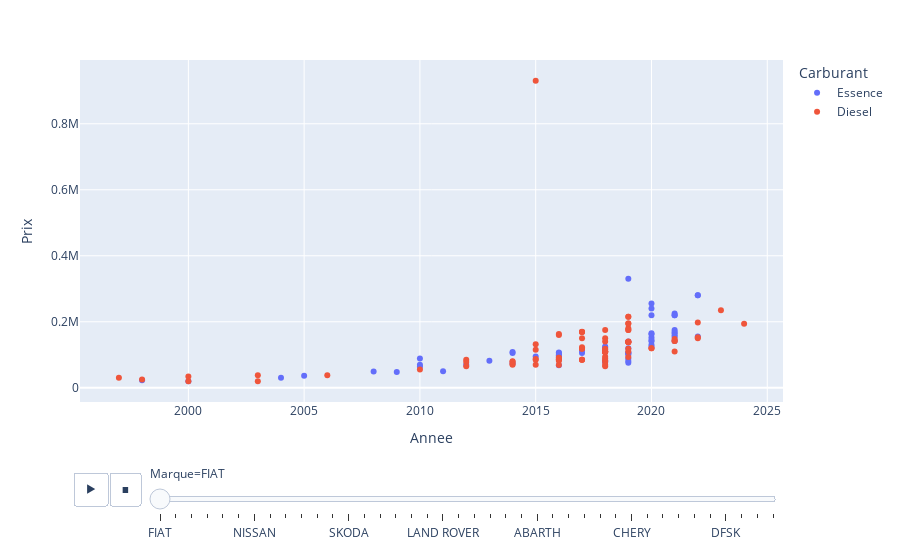

Notebook cell for this chart:
### Markdown cell above
### Graphe a dispersion Animée : ( X : Annee, Y : Prix, Animation_frame : Marque, color : Carburant )

### Code cell
px.scatter(df,x="Annee",y="Prix",animation_frame="Marque",color="Carburant")

### Figure 1 — Plotly figure (JSON) as saved in the notebook; plotly's stock layout.template omitted (floating-point values rounded to 4 significant figures)
{"data": [{"hovertemplate": "Carburant=Essence<br>Marque=FIAT<br>Annee=%{x}<br>Prix=%{y}<extra></extra>", "legendgroup": "Essence", "marker": {"color": "#636efa", "symbol": "circle"}, "mode": "markers", "name": "Essence", "orientation": "v", "showlegend": true, "type": "scatter", "x": [2019, 2016, 2016, 2010, 2022, 2017, 2018, 2000, 2011, 2014, 2019, 2021, 2021, 2018, 2018, 2018, 2005, 1998, 2016, 2019, 2016, 2014, 2016, 2008, 2013, 2004, 2020, 2021, 2020, 2010, 2022, 2021, 2021, 2022, 2021, 2009, 2020, 2019, 2012, 2020, 2017, 2021, 2021, 2021, 2019, 2014, 2020, 2019, 2020, 2020, 2019, 2020, 2019, 2019, 2020, 2020, 2019, 2010, 2015, 2016], "xaxis": "x", "y": [120000, 95000, 107000, 89000, 155000, 105000, 78000, 20000, 50000, 74000, 140000, 154000, 165000, 122000, 125000, 81000, 36000, 23000, 68000, 105000, 98000, 105000, 105000, 49000, 82000, 30000, 145000, 225000, 255000, 64000, 280000, 220000, 220000, 280000, 175000, 48000, 152000, 76000, 70000, 124000, 112000, 169000, 142000, 159000, 89000, 108000, 141000, 330000, 130000, 240000, 105000, 162000, 100000, 105000, 165000, 220000, 81000, 70000, 95000, 100000], "yaxis": "y"}, {"hovertemplate": "Carburant=Diesel<br>Marque=FIAT<br>Annee=%{x}<br>Prix=%{y}<extra></extra>", "legendgroup": "Diesel", "marker": {"color": "#EF553B", "symbol": "circle"}, "mode": "markers", "name": "Diesel", "orientation": "v", "showlegend": true, "type": "scatter", "x": [2024, 2016, 2000, 2010, 2017, 2017, 2020, 2018, 2014, 2018, 1998, 2018, 2019, 2016, 2019, 2018, 2020, 2018, 2018, 2015, 2018, 2012, 2016, 2012, 2016, 2016, 2022, 2018, 2012, 2018, 2018, 2018, 2021, 2015, 2006, 2018, 2023, 2022, 2019, 1997, 2014, 2003, 2022, 2014, 2014, 2015, 2019, 2016, 2003, 2000, 2018, 2016, 2017, 2017, 2017, 2018, 2019, 2015, 2019, 2019, 2019, 2015, 2017, 2021, 2019, 2019, 2019, 2018, 2017, 2021, 2019, 2019, 2017, 2021, 2016, 2019, 2019, 2018, 2017, 2018, 2015, 2017], "xaxis": "x", "y": [194000, 69000, 20000, 55000, 118000, 170000, 120000, 108000, 72000, 108000, 25000, 79000, 93000, 82000, 110000, 108000, 120000, 83000, 110000, 115000, 175000, 85000, 85000, 78000, 160000, 86000, 198000, 140000, 65000, 65000, 110000, 70000, 110000, 70000, 38000, 118000, 235000, 150000, 118000, 30000, 79000, 38000, 153000, 80000, 70000, 87000, 180000, 91000, 20000, 34000, 89000, 91000, 85000, 85000, 85000, 94000, 140000, 85000, 138000, 175000, 175000, 930000, 169000, 142000, 139000, 195000, 195000, 115000, 118000, 142000, 139000, 139000, 169000, 148000, 163000, 215000, 215000, 150000, 150000, 110000, 132000, 123000], "yaxis": "y"}], "layout": {"legend": {"title": {"text": "Carburant"}, "tracegroupgap": 0}, "margin": {"t": 60}, "sliders": [{"active": 0, "currentvalue": {"prefix": "Marque="}, "len": 0.9, "pad": {"b": 10, "t": 60}, "steps": [{"args": [["FIAT"], {"frame": {"duration": 0, "redraw": false}, "fromcurrent": true, "mode": "immediate", "transition": {"duration": 0, "easing": "linear"}}], "label": "FIAT", "method": "animate"}, {"args": [["AUDI"], {"frame": {"duration": 0, "redraw": false}, "fromcurrent": true, "mode": "immediate", "transition": {"duration": 0, "easing": "linear"}}], "label": "AUDI", "method": "animate"}, {"args": [["ALFA ROMEO"], {"frame": {"duration": 0, "redraw": false}, "fromcurrent": true, "mode": "immediate", "transition": {"duration": 0, "easing": "linear"}}], "label": "ALFA ROMEO", "method": "animate"}, {"args": [["BMW"], {"frame": {"duration": 0, "redraw": false}, "fromcurrent": true, "mode": "immediate", "transition": {"duration": 0, "easing": "linear"}}], "label": "BMW", "method": "animate"}, {"args": [["VOLKSWAGEN"], {"frame": {"duration": 0, "redraw": false}, "fromcurrent": true, "mode": "immediate", "transition": {"duration": 0, "easing": "linear"}}], "label": "VOLKSWAGEN", "method": "animate"}, {"args": [["FORD"], {"frame": {"duration": 0, "redraw": false}, "fromcurrent": true, "mode": "immediate", "transition": {"duration": 0, "easing": "linear"}}], "label": "FORD", "method": "animate"}, {"args": [["NISSAN"], {"frame": {"duration": 0, "redraw": false}, "fromcurrent": true, "mode": "immediate", "transition": {"duration": 0, "easing": "linear"}}], "label": "NISSAN", "method": "animate"}, {"args": [["MERCEDES"], {"frame": {"duration": 0, "redraw": false}, "fromcurrent": true, "mode": "immediate", "transition": {"duration": 0, "easing": "linear"}}], "label": "MERCEDES", "method": "animate"}, {"args": [["TOYOTA"], {"frame": {"duration": 0, "redraw": false}, "fromcurrent": true, "mode": "immediate", "transition": {"duration": 0, "easing": "linear"}}], "label": "TOYOTA", "method": "animate"}, {"args": [["RENAULT"], {"frame": {"duration": 0, "redraw": false}, "fromcurrent": true, "mode": "immediate", "transition": {"duration": 0, "easing": "linear"}}], "label": "RENAULT", "method": "animate"}, {"args": [["PEUGEOT"], {"frame": {"duration": 0, "redraw": false}, "fromcurrent": true, "mode": "immediate", "transition": {"duration": 0, "easing": "linear"}}], "label": "PEUGEOT", "method": "animate"}, {"args": [["SEAT"], {"frame": {"duration": 0, "redraw": false}, "fromcurrent": true, "mode": "immediate", "transition": {"duration": 0, "easing": "linear"}}], "label": "SEAT", "method": "animate"}, {"args": [["SKODA"], {"frame": {"duration": 0, "redraw": false}, "fromcurrent": true, "mode": "immediate", "transition": {"duration": 0, "easing": "linear"}}], "label": "SKODA", "method": "animate"}, {"args": [["HONDA"], {"frame": {"duration": 0, "redraw": false}, "fromcurrent": true, "mode": "immediate", "transition": {"duration": 0, "easing": "linear"}}], "label": "HONDA", "method": "animate"}, {"args": [["JEEP"], {"frame": {"duration": 0, "redraw": false}, "fromcurrent": true, "mode": "immediate", "transition": {"duration": 0, "easing": "linear"}}], "label": "JEEP", "method": "animate"}, {"args": [["OPEL"], {"frame": {"duration": 0, "redraw": false}, "fromcurrent": true, "mode": "immediate", "transition": {"duration": 0, "easing": "linear"}}], "label": "OPEL", "method": "animate"}, {"args": [["MAZDA"], {"frame": {"duration": 0, "redraw": false}, "fromcurrent": true, "mode": "immediate", "transition": {"duration": 0, "easing": "linear"}}], "label": "MAZDA", "method": "animate"}, {"args": [["HYUNDAI"], {"frame": {"duration": 0, "redraw": false}, "fromcurrent": true, "mode": "immediate", "transition": {"duration": 0, "easing": "linear"}}], "label": "HYUNDAI", "method": "animate"}, {"args": [["LAND ROVER"], {"frame": {"duration": 0, "redraw": false}, "fromcurrent": true, "mode": "immediate", "transition": {"duration": 0, "easing": "linear"}}], "label": "LAND ROVER", "method": "animate"}, {"args": [["VOLVO"], {"frame": {"duration": 0, "redraw": false}, "fromcurrent": true, "mode": "immediate", "transition": {"duration": 0, "easing": "linear"}}], "label": "VOLVO", "method": "animate"}, {"args": [["CITROEN"], {"frame": {"duration": 0, "redraw": false}, "fromcurrent": true, "mode": "immediate", "transition": {"duration": 0, "easing": "linear"}}], "label": "CITROEN", "method": "animate"}, {"args": [["KIA"], {"frame": {"duration": 0, "redraw": false}, "fromcurrent": true, "mode": "immediate", "transition": {"duration": 0, "easing": "linear"}}], "label": "KIA", "method": "animate"}, {"args": [["JAGUAR"], {"frame": {"duration": 0, "redraw": false}, "fromcurrent": true, "mode": "immediate", "transition": {"duration": 0, "easing": "linear"}}], "label": "JAGUAR", "method": "animate"}, {"args": [["DS"], {"frame": {"duration": 0, "redraw": false}, "fromcurrent": true, "mode": "immediate", "transition": {"duration": 0, "easing": "linear"}}], "label": "DS", "method": "animate"}, {"args": [["ABARTH"], {"frame": {"duration": 0, "redraw": false}, "fromcurrent": true, "mode": "immediate", "transition": {"duration": 0, "easing": "linear"}}], "label": "ABARTH", "method": "animate"}, {"args": [["DACIA"], {"frame": {"duration": 0, "redraw": false}, "fromcurrent": true, "mode": "immediate", "transition": {"duration": 0, "easing": "linear"}}], "label": "DACIA", "method": "animate"}, {"args": [["MINI"], {"frame": {"duration": 0, "redraw": false}, "fromcurrent": true, "mode": "immediate", "transition": {"duration": 0, "easing": "linear"}}], "label": "MINI", "method": "animate"}, {"args": [["CHEVROLET"], {"frame": {"duration": 0, "redraw": false}, "fromcurrent": true, "mode": "immediate", "transition": {"duration": 0, "easing": "linear"}}], "label": "CHEVROLET", "method": "animate"}, {"args": [["PORSCHE"], {"frame": {"duration": 0, "redraw": false}, "fromcurrent": true, "mode": "immediate", "transition": {"duration": 0, "easing": "linear"}}], "label": "PORSCHE", "method": "animate"}, {"args": [["LANCIA"], {"frame": {"duration": 0, "redraw": false}, "fromcurrent": true, "mode": "immediate", "transition": {"duration": 0, "easing": "linear"}}], "label": "LANCIA", "method": "animate"}, {"args": [["CHERY"], {"frame": {"duration": 0, "redraw": false}, "fromcurrent": true, "mode": "immediate", "transition": {"duration": 0, "easing": "linear"}}], "label": "CHERY", "method": "animate"}, {"args": [["MITSUBISHI"], {"frame": {"duration": 0, "redraw": false}, "fromcurrent": true, "mode": "immediate", "transition": {"duration": 0, "easing": "linear"}}], "label": "MITSUBISHI", "method": "animate"}, {"args": [["CUPRA"], {"frame": {"duration": 0, "redraw": false}, "fromcurrent": true, "mode": "immediate", "transition": {"duration": 0, "easing": "linear"}}], "label": "CUPRA", "method": "animate"}, {"args": [["MAHINDRA"], {"frame": {"duration": 0, "redraw": false}, "fromcurrent": true, "mode": "immediate", "transition": {"duration": 0, "easing": "linear"}}], "label": "MAHINDRA", "method": "animate"}, {"args": [["GEELY"], {"frame": {"duration": 0, "redraw": false}, "fromcurrent": true, "mode": "immediate", "transition": {"duration": 0, "easing": "linear"}}], "label": "GEELY", "method": "animate"}, {"args": [["SUZUKI"], {"frame": {"duration": 0, "redraw": false}, "fromcurrent": true, "mode": "immediate", "transition": {"duration": 0, "easing": "linear"}}], "label": "SUZUKI", "method": "animate"}, {"args": [["DFSK"], {"frame": {"duration": 0, "redraw": false}, "fromcurrent": true, "mode": "immediate", "transition": {"duration": 0, "easing": "linear"}}], "label": "DFSK", "method": "animate"}, {"args": [["LEXUS"], {"frame": {"duration": 0, "redraw": false}, "fromcurrent": true, "mode": "immediate", "transition": {"duration": 0, "easing": "linear"}}], "label": "LEXUS", "method": "animate"}, {"args": [["MASERATI"], {"frame": {"duration": 0, "redraw": false}, "fromcurrent": true, "mode": "immediate", "transition": {"duration": 0, "easing": "linear"}}], "label": "MASERATI", "method": "animate"}, {"args": [["SSANGYONG"], {"frame": {"duration": 0, "redraw": false}, "fromcurrent": true, "mode": "immediate", "transition": {"duration": 0, "easing": "linear"}}], "label": "SSANGYONG", "method": "animate"}], "x": 0.1, "xanchor": "left", "y": 0, "yanchor": "top"}], "updatemenus": [{"buttons": [{"args": [null, {"frame": {"duration": 500, "redraw": false}, "fromcurrent": true, "mode": "immediate", "transition": {"duration": 500, "easing": "linear"}}], "label": "&#9654;", "method": "animate"}, {"args": [[null], {"frame": {"duration": 0, "redraw": false}, "fromcurrent": true, "mode": "immediate", "transition": {"duration": 0, "easing": "linear"}}], "label": "&#9724;", "method": "animate"}], "direction": "left", "pad": {"r": 10, "t": 70}, "showactive": false, "type": "buttons", "x": 0.1, "xanchor": "right", "y": 0, "yanchor": "top"}], "xaxis": {"anchor": "y", "domain": [0, 1], "title": {"text": "Annee"}}, "yaxis": {"anchor": "x", "domain": [0, 1], "title": {"text": "Prix"}}}}
